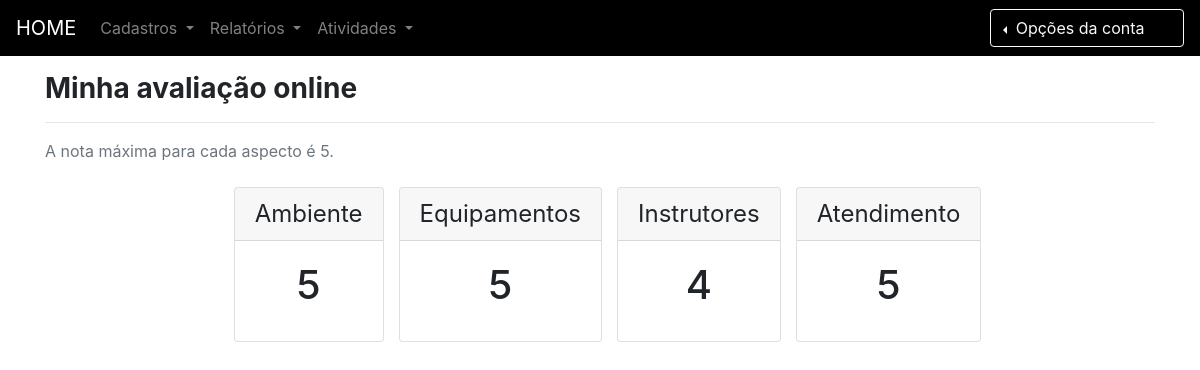
The page /avaliacoes/media-das-avaliações/ (signed in) on the database as committed earlier.
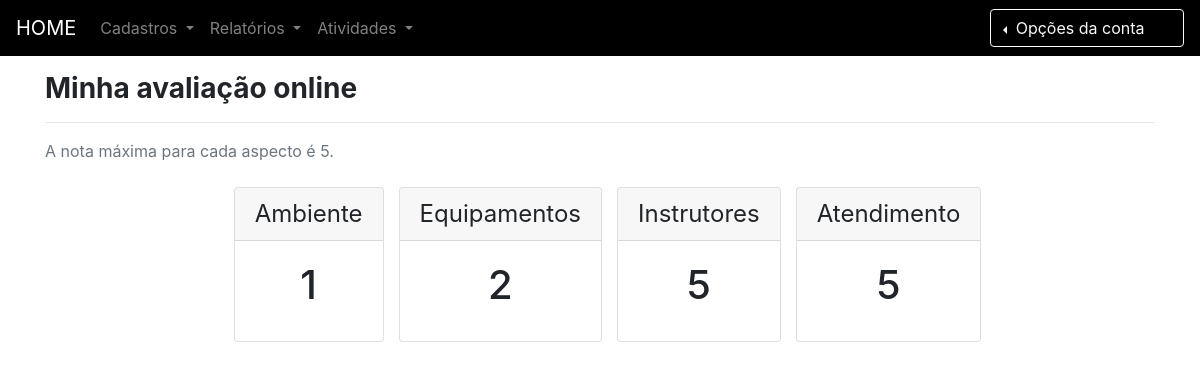
The same page on the database as committed later.
### avaliacoes/models.py (models this page shows)
class Avaliacao(models.Model):
	is_avaliado = models.BooleanField(default=False)
	notaCriterio1 = models.IntegerField(default = 0, blank = False, null = True)
	notaCriterio2 = models.IntegerField(default = 0, blank = False, null = True)
	notaCriterio3 = models.IntegerField(default = 0, blank = False, null = True)
	notaCriterio4 = models.IntegerField(default = 0, blank = False, null = True)
	comentario = models.CharField('Comentario', max_length=200, null = True, blank = True)
	criterio1 = models.ForeignKey('Criterio', on_delete=models.CASCADE,related_name='+', blank=True, null=True)
	criterio2 = models.ForeignKey('Criterio', on_delete=models.CASCADE,related_name='+', blank=True, null=True)
	criterio3 = models.ForeignKey('Criterio', on_delete=models.CASCADE,related_name='+', blank=True, null=True)
	criterio4 = models.ForeignKey('Criterio', on_delete=models.CASCADE,related_name='+', blank=True, null=True)
	avaliador = models.OneToOneField(settings.AUTH_USER_MODEL, on_delete=models.CASCADE, null=True, blank=True, unique=True)
	created_at = models.DateTimeField('Criado em',auto_now_add = True)
	updated_at = models.DateTimeField('Atualizado em',auto_now = True)
	class Meta:
		verbose_name = "Avaliação"
		verbose_name_plural = "Avaliações"
		ordering = ['is_avaliado','notaCriterio1','notaCriterio2','notaCriterio3','notaCriterio4','comentario','criterio1','criterio2','criterio3','criterio4','avaliador','created_at']

### avaliacoes/views.py (called while the page is built)
@permission_required('avaliacoes.add_avaliacao', login_url=views.autorizacao_negada)
def minha_avaliacao(request):
    avaliacao = Avaliacao.objects.filter(avaliador=request.user)
    template_name = 'minha-avaliacao.html'
    context = {
        'avaliacao': avaliacao,
    }
    return render(request, template_name, context)

### avaliacoes/templates/minha-avaliacao.html (shortened to what this page needs)
{% extends "base.html" %}
{% block content %}
<br/><br/><br/>
<div class="container">
	<h3 class="font-weight-bold ">Minha avaliação online</h3>
	<hr/>
	<span class="text-secondary">A nota máxima para cada aspecto é 5.</span>
	<br/><br/>
	<div class="row col-12">
		<div class="card-deck text-center mx-auto">
			<div class="card mb-4 box-shadow">
				<div class="card-header">
					<h4 class="my-0 font-weight-normal">Ambiente</h4>
				</div>
				<div class="card-body">
					{% for notas in avaliacao %}
					<h1 class="card-title pricing-card-title">{{ notas.notaCriterio1}}</h1>
			</div>
		</div>
		<div class="card-deck text-center">
			<div class="card mb-4 box-shadow">
				<div class="card-header">
					<h4 class="my-0 font-weight-normal">Equipamentos</h4>
				</div>
				<div class="card-body">
					<h1 class="card-title pricing-card-title">{{ notas.notaCriterio2}}</h1>
			</div>
		</div>
		<div class="card-deck text-center">
			<div class="card mb-4 box-shadow">
				<div class="card-header">
					<h4 class="my-0 font-weight-normal">Instrutores</h4>
				</div>
				<div class="card-body">
					<h1 class="card-title pricing-card-title">{{ notas.notaCriterio3}}</h1>
			</div>
		</div>
		<div class="card-deck text-center">
			<div class="card mb-4 box-shadow">
				<div class="card-header">
					<h4 class="my-0 font-weight-normal">Atendimento</h4>
				</div>
				<div class="card-body">
					<h1 class="card-title pricing-card-title">{{ notas.notaCriterio4}}</h1>
			</div>
		</div>
		{% endfor%}
	</div>
</div>
{%endblock %}

Rows that differ between the two databases and show on the page:
removed Avaliacao: notaCriterio1 "5", notaCriterio2 "5", notaCriterio3 "4", notaCriterio4 "5"
added Avaliacao: notaCriterio1 "1", notaCriterio2 "2", notaCriterio3 "5", notaCriterio4 "5"
